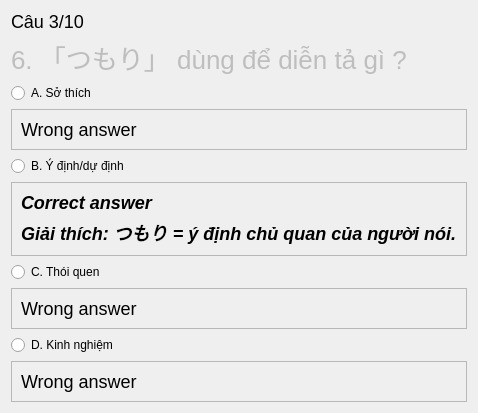
               <widget class="QWidget" name="page">
                <layout class="QVBoxLayout" name="verticalLayout_10">
                 <item>
                  <widget class="QLabel" name="label_13">
                   <property name="styleSheet">
                    <string notr="true">font-size: 18px;</string>
                   </property>
                   <property name="text">
                    <string>Câu 3/10</string>
                   </property>
                  </widget>
                 </item>
                 <item>
                  <widget class="QLabel" name="label_14">
                   <property name="enabled">
                    <bool>false</bool>
                   </property>
                   <property name="font">
                    <font>
                     <family>Segoe UI</family>
                     <pointsize>-1</pointsize>
                    </font>
                   </property>
                   <property name="styleSheet">
                    <string notr="true">font-size: 26px;</string>
                   </property>
                   <property name="text">
                    <string>6. 「つもり」 dùng để diễn tả gì ?</string>
                   </property>
                  </widget>
                 </item>
                 <item>
                  <widget class="QRadioButton" name="radioButton">
                   <property name="text">
                    <string>A. Sở thích</string>
                   </property>
                  </widget>
                 </item>
                 <item>
                  <widget class="QFrame" name="frame_9">
                   <property name="frameShape">
                    <enum>QFrame::StyledPanel</enum>
                   </property>
                   <property name="frameShadow">
                    <enum>QFrame::Raised</enum>
                   </property>
                   <layout class="QVBoxLayout" name="verticalLayout_11">
                    <item>
                     <widget class="QLabel" name="label_18">
                      <property name="styleSheet">
                       <string notr="true">font-size: 18px;</string>
                      </property>
                      <property name="text">
                       <string>Wrong answer</string>
                      </property>
                     </widget>
                    </item>
                   </layout>
                  </widget>
                 </item>
                 <item>
                  <widget class="QRadioButton" name="radioButton_2">
                   <property name="text">
                    <string>B. Ý định/dự định</string>
                   </property>
                  </widget>
                 </item>
                 <item>
                  <widget class="QFrame" name="frame_10">
                   <property name="font">
                    <font>
                     <family>Segoe UI</family>
                     <pointsize>-1</pointsize>
                     <weight>75</weight>
                     <italic>true</italic>
                     <bold>true</bold>
                    </font>
                   </property>
                   <property name="frameShape">
                    <enum>QFrame::StyledPanel</enum>
                   </property>
                   <property name="frameShadow">
                    <enum>QFrame::Raised</enum>
                   </property>
                   <layout class="QVBoxLayout" name="verticalLayout_12">
                    <item>
                     <widget class="QLabel" name="label_15">
                      <property name="font">
                       <font>
                        <family>Segoe UI</family>
                        <pointsize>-1</pointsize>
                       </font>
                      </property>
                      <property name="styleSheet">
                       <string notr="true">font-size: 18px;</string>
                      </property>
                      <property name="text">
                       <string>Correct answer</string>
                      </property>
                     </widget>
                    </item>
                    <item>
                     <widget class="QLabel" name="label_16">
                      <property name="font">
                       <font>
                        <family>Segoe UI</family>
                        <pointsize>-1</pointsize>
                       </font>
                      </property>
                      <property name="styleSheet">
                       <string notr="true">font-size: 18px;</string>
                      </property>
                      <property name="text">
                       <string>Giải thích: つもり = ý định chủ quan của người nói.</string>
                      </property>
                     </widget>
                    </item>
                   </layout>
                  </widget>
                 </item>
                 <item>
                  <widget class="QRadioButton" name="radioButton_3">
                   <property name="text">
                    <string>C. Thói quen</string>
                   </property>
                  </widget>
                 </item>
                 <item>
                  <widget class="QFrame" name="frame_11">
                   <property name="frameShape">
                    <enum>QFrame::StyledPanel</enum>
                   </property>
                   <property name="frameShadow">
                    <enum>QFrame::Raised</enum>
                   </property>
                   <layout class="QVBoxLayout" name="verticalLayout_13">
                    <item>
                     <widget class="QLabel" name="label_19">
                      <property name="font">
                       <font>
                        <family>Segoe UI</family>
                        <pointsize>-1</pointsize>
                       </font>
                      </property>
                      <property name="styleSheet">
                       <string notr="true">font-size: 18px;</string>
                      </property>
                      <property name="text">
                       <string>Wrong answer</string>
                      </property>
                     </widget>
                    </item>
                   </layout>
                  </widget>
                 </item>
                 <item>
                  <widget class="QRadioButton" name="radioButton_4">
                   <property name="text">
                    <string>D. Kinh nghiệm</string>
                   </property>
                  </widget>
                 </item>
                 <item>
                  <widget class="QFrame" name="frame_12">
                   <property name="frameShape">
                    <enum>QFrame::StyledPanel</enum>
                   </property>
                   <property name="frameShadow">
                    <enum>QFrame::Raised</enum>
                   </property>
                   <layout class="QVBoxLayout" name="verticalLayout_14">
                    <item>
                     <widget class="QLabel" name="label_20">
                      <property name="styleSheet">
                       <string notr="true">font-size: 18px;</string>
                      </property>
                      <property name="text">
                       <string>Wrong answer</string>
                      </property>
                     </widget>
                    </item>
                   </layout>
                  </widget>
                 </item>
                </layout>
               </widget>
